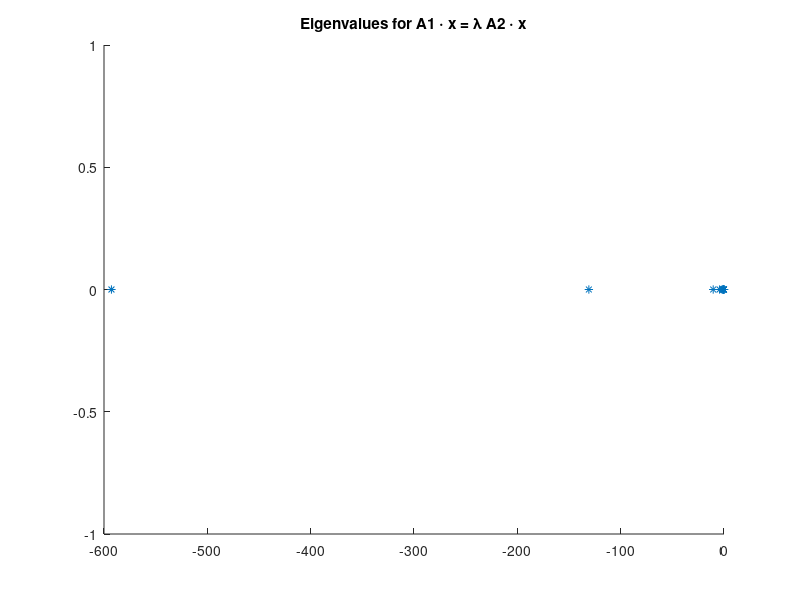
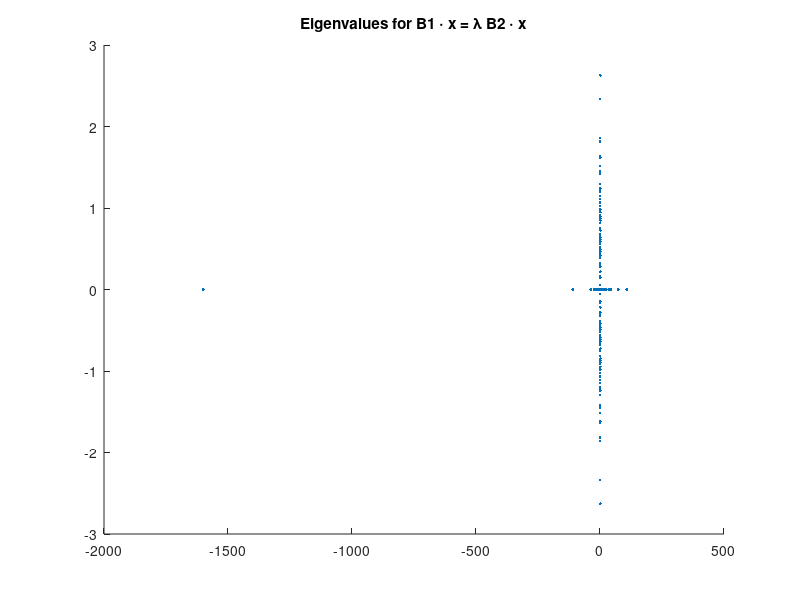

Write MATLAB code to recreate these figures, in order.
%{
% Solve generalized eigenvalue problem.
% Authors: Alan Bouwman, Caleb Jacobs
% Date last modified: 02/14/2021
%}

% Clean workspace
clear;
close all;

% Load given matrices
A1 = load('Test_Matrices/A1.mat').Expression1;
A2 = load('Test_Matrices/A2.mat').Expression1;
B1 = sparse(load('Test_Matrices/B1.mat').Expression1);
B2 = sparse(load('Test_Matrices/B2.mat').Expression1);

% Solve generalized eigenvalue problems
[VA, DA] = eigs(A1, -A2, length(A1)); % Eigen system of (A1+lambda*A2)x = 0
[VB, DB] = eigs(B1, -B2, length(B1)); % Eigen system of (B1+lambda*B2)x = 0

% Create vectors of eigenvalues
lamA = diag(DA);
lamB = diag(DB);

% Plots of eigenvalues
figure(1)
scatter(real(lamA), imag(lamA), '*')
title('Eigenvalues for A1 \cdot x = \lambda A2 \cdot x')

figure(2)
scatter(real(lamB), imag(lamB), '.')
title('Eigenvalues for B1 \cdot x = \lambda B2 \cdot x')
